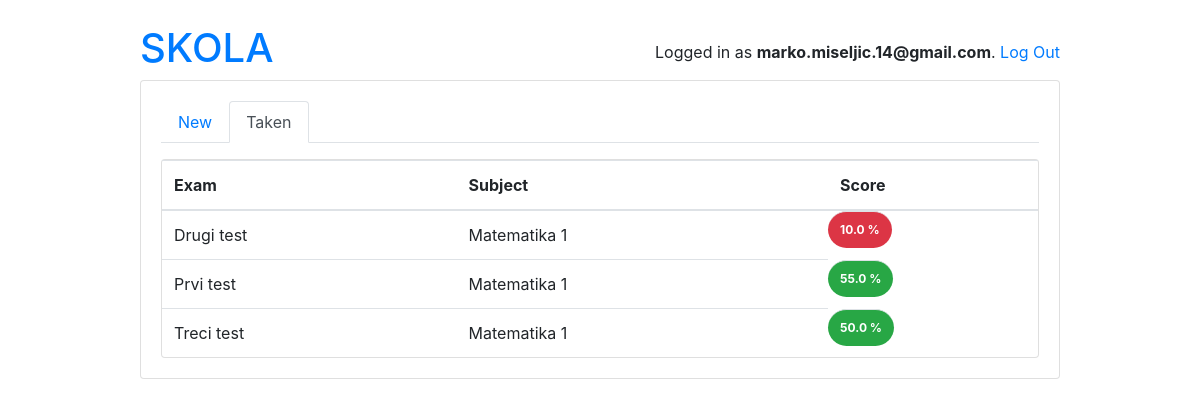
The page /students/exam/taken/ (signed in) on the database as committed earlier.
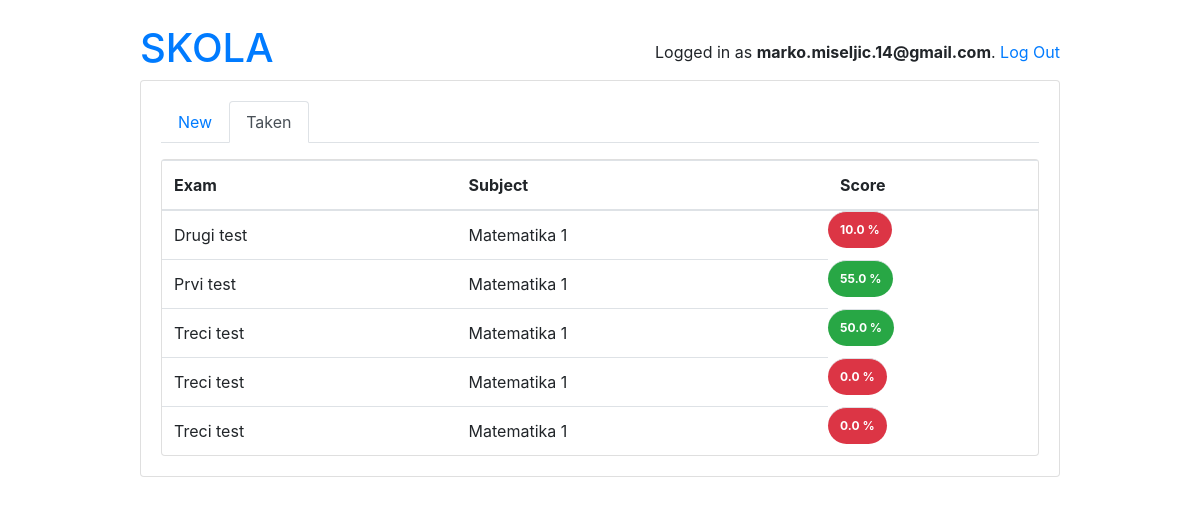
The same page on the database as committed later.
### account/models.py (models this page shows)
class TakenExam(models.Model):
    student = models.ForeignKey(Student, on_delete=models.CASCADE, related_name='taken_exams')
    exam = models.ForeignKey(Exam, on_delete=models.CASCADE, related_name='taken_exams')
    score = models.FloatField()
    date = models.DateTimeField(auto_now_add=True)

### school/models.py (models this page shows, shortened)
class Exam(models.Model):
    type = models.CharField(max_length=100)
    active = models.BooleanField(default=False)
    duration = models.IntegerField()
    nuber_of_questions = models.IntegerField()
    required_score_to_pass = models.IntegerField(help_text="required score in %")
    subject  = models.ForeignKey(Subject, on_delete=models.CASCADE)
    owner = models.ForeignKey('account.User', on_delete=models.CASCADE, related_name='exams')

class Subject(models.Model):
    name = models.CharField(max_length=220)
    school = models.ManyToManyField(School)
    def __str__(self):
        return self.name

### account/views.py (the view)
# urls.py: path('exam/taken/', TakenExamsListView.as_view(), name='taken_exam_list'),
class TakenExamsListView(ListView):
    model = TakenExam
    context_object_name = 'taken_exams'
    template_name = 'students/taken_exam_list.html'
    def get_queryset(self):
        queryset = self.request.user.student.taken_exams \
            .select_related('exam', 'exam__subject') \
                .order_by('exam__type')
        return queryset

### templates/students/taken_exam_list.html
{% extends '../base.html' %}
{% block content %}
    {% include 'students/_header.html' with active='taken' %}
    <div class="card">
        <table class="table mb-0">
            <thead>
                <tr>
                    <th>Exam</th>
                    <th>Subject</th>
                    <th>Score</th>
                </tr>
            </thead>
            <tbody>
                {% for taken_exam in taken_exams %}
                    <tr>
                        <td>{{ taken_exam.exam.type }}</td>
                        <td>{{ taken_exam.exam.subject }}</td>
                        <td {% if taken_exam.score < taken_exam.exam.required_score_to_pass %} class="badge badge-pill badge-danger" {% else %} class="badge badge-pill badge-success" {% endif %}>{{ taken_exam.score }} %</td>
                    </tr>
                    {% empty %}
                    <tr>
                        <td class="bg-light text-centar font-italic" colspan="3">You haven't cmpleted any exam yet.</td>
                    </tr>
                {% endfor %}
            </tbody>
        </table>
    </div>
{% endblock content %}

Rows that differ between the two databases and show on the page:
added TakenExam: exam.type "Treci test", exam.subject "Matematika 1", score "0.0"
added TakenExam: exam.type "Treci test", exam.subject "Matematika 1", score "0.0"
